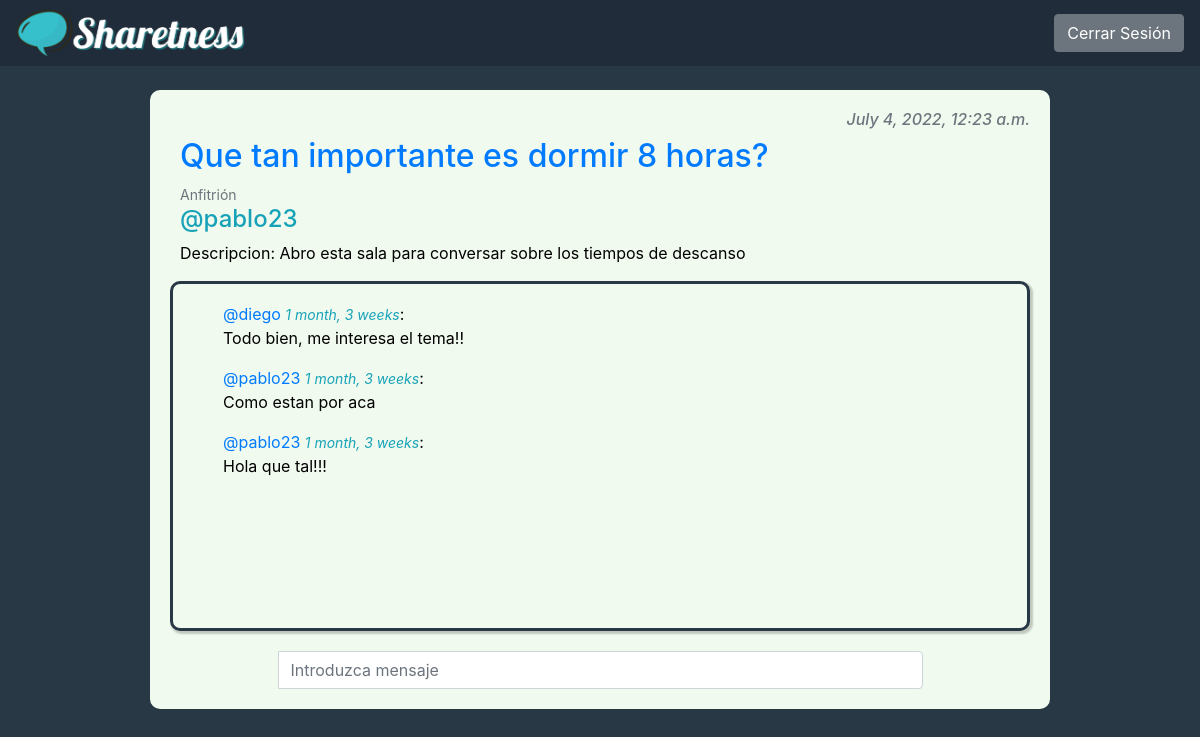
Screenshot of /room/45 (signed in) with the database file from the repository.
### forum/models.py (models this page shows, shortened)
class Room(models.Model):
    host = models.ForeignKey(User, on_delete=models.SET_NULL, null=True)
    topic = models.ForeignKey(Topic, on_delete=models.SET_NULL, null=True)
    name = models.CharField(max_length=200)
    description =models.TextField(null=True, blank=True)
    update = models.DateTimeField(auto_now=True)
    created = models.DateTimeField(auto_now_add=True)
    class Meta:
        ordering = ['-update', '-created']

class Message(models.Model):
    user = models.ForeignKey(User, on_delete=models.CASCADE)
    room = models.ForeignKey(Room, on_delete=models.CASCADE)
    body = models.TextField()
    created = models.DateTimeField(auto_now_add=True)
    def was_posted_recently(self):
        return self.created >= timezone.now() - datetime.timedelta(minutes=1)

### forum/views.py (the view, shortened to what this page needs)
# urls.py: path('room/<str:pk>',views.room, name="room"),
def room(request, pk):
    room = Room.objects.get(id=pk)
    room_messages = room.message_set.all().order_by('-created')
    context = {'room': room, 'room_messages': room_messages}
    return render(request, 'forum/room.html', context)

### forum/templates/forum/room.html (shortened to what this page needs)
{% extends 'main.html' %}
{% block content %}
    <div class="room-container mt-4 w-75 mx-auto"
>
        <div class="room-header d-flex flex-column">
            <small class="align-self-end font-italic h6 text-secondary">{{ room.created }}</small>
            <h2 class="text-primary">{{ room.name }}</h2>
            <small class="text-secondary">Anfitrión</small>
            <h4><span class="text-info ">@{{ room.host.username }}</span></h4>
            <p>Descripcion: {{ room.description }}</p>
        </div>
        <div class="room-messages">
            <ul>
                {% for msg in room_messages %}
                    <p class="mt-2">
                        <span class="text-primary">@{{ msg.user.username }}</span>
                        <small class="text-info font-italic">{{ msg.created|timesince }}</small>:
                        <br>
                        {{ msg.body }}
                    </p>
                {% endfor %}
            </ul>
        </div>
        {% if request.user.is_authenticated %}
        <form class="message-input" action="" method="post">
            <div class="input-group w-75 mx-auto">
                <input class="w-100 form-control" type="text" name="new-msg" id="new-msg" placeholder="Introduzca mensaje">
            </div>
        </form>
        {% endif %}
    </div>
{% endblock content %}

### static/styles/main.css (style rules this page uses)
body { background-color: #283845; color: white; }
.room-container { margin-top: 5px; background-color: #f1faee; padding: 20px; border-radius: 10px; color: black; max-height: 100vh; }
.room-header { margin-left: 10px; }
.room-messages { background-color: #f1faee; border-radius: 10px; padding:10px; height: 350px; border: 3px solid #283845; box-shadow: 2px 2px 2px 1px rgba(0, 0, 0, 0.2); overflow: auto; }
.message-input { margin-top: 20px; }

### rows the page displays
Room: created "July 4, 2022, 12:23 a.m.", name "Que tan importante es dormir 8 horas?", host.username "pablo23", description "Abro esta sala para conversar sobre los tiempos de descanso"
Message: user.username "diego", created "1 month, 3 weeks", body "Todo bien, me interesa el tema!!"
Message: user.username "pablo23", created "1 month, 3 weeks", body "Como estan por aca"
Message: user.username "pablo23", created "1 month, 3 weeks", body "Hola que tal!!!"
